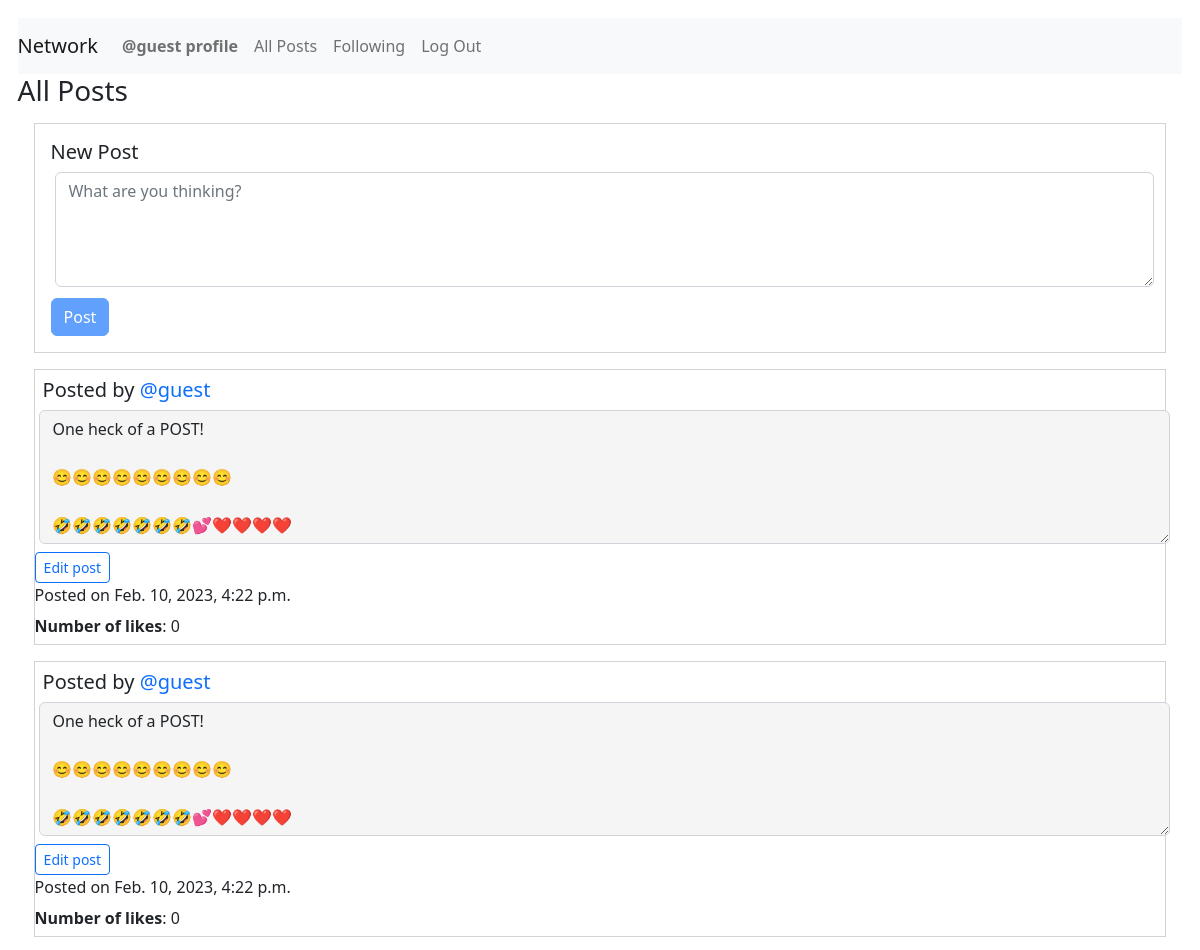
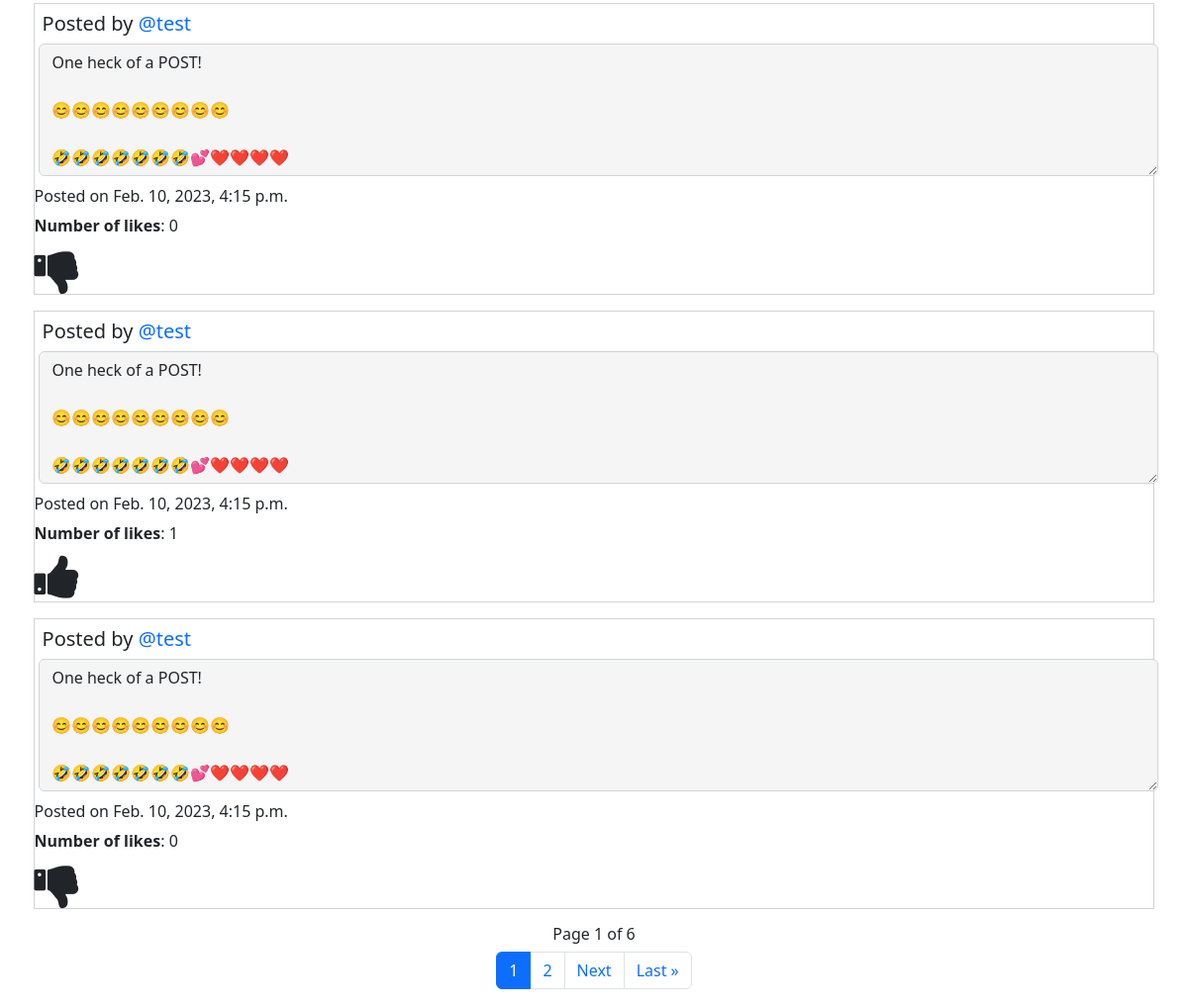
The page /allPosts (signed in) on the database as committed earlier (2 pictures, top to bottom).
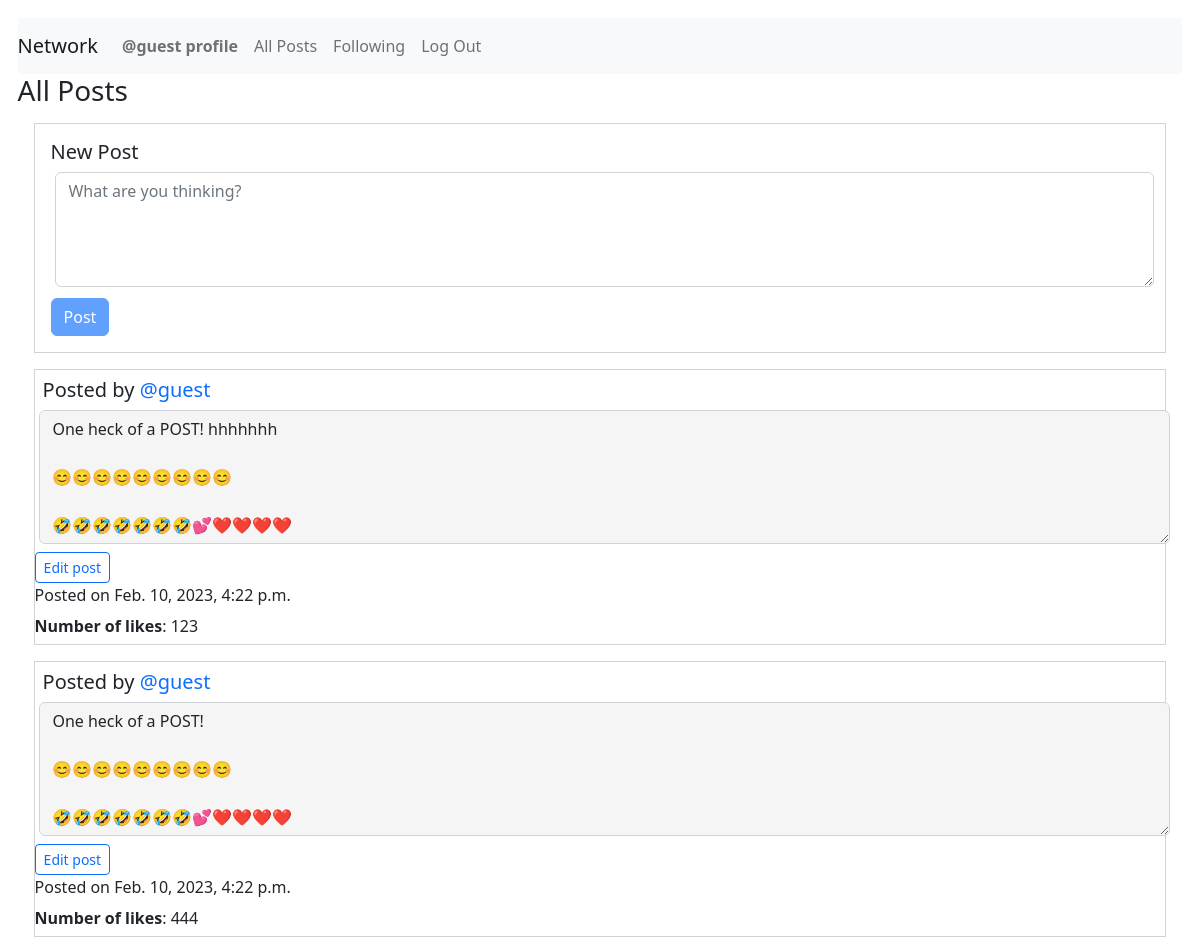
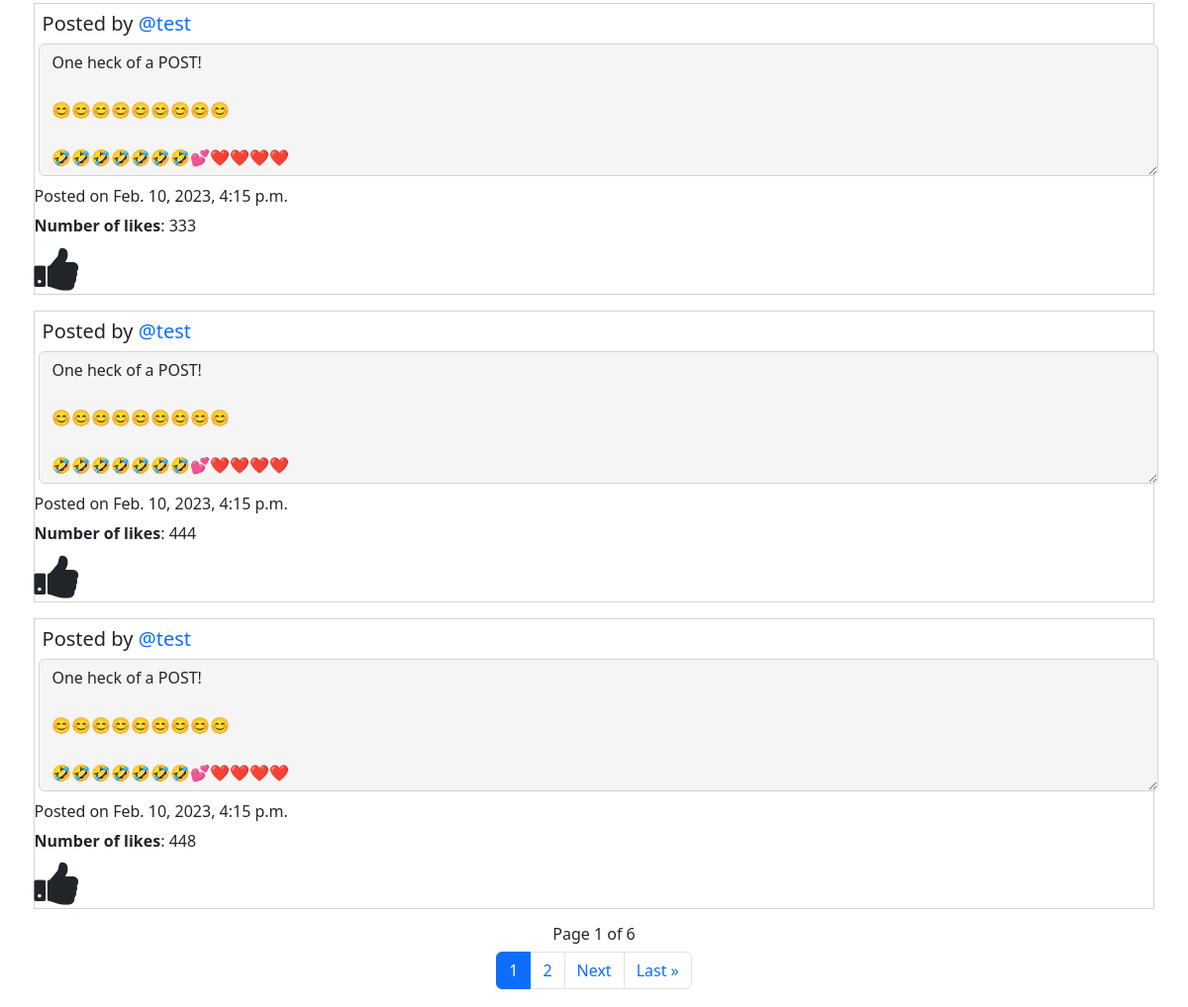
The same page on the database as committed later (2 pictures, top to bottom).
### network/models.py (models this page shows, shortened)
class Posts(models.Model):
    creator = models.ForeignKey(
        User, on_delete=models.PROTECT, related_name="get_creator", blank=False)
    content = models.TextField(max_length=600)
    createdDate = models.DateTimeField(auto_now_add=True)
    likedUser = models.ManyToManyField(
        User, related_name="get_liked_users", blank=True)
    numberLikes = models.PositiveIntegerField(blank=True, default=0)

class User(AbstractUser):
    pass
    def __str__(self) -> str:
        return f"User Name: {self.username} - User ID: {self.id}"

### network/views.py (the view)
# urls.py: path("allPosts", views.djangoAllPosts, name="djangoAllPosts"),
@login_required
def djangoAllPosts(request):
    print("In DjangoAllPosts")
    user = request.user
    userLoggedIn = request.user.username
    user_id = request.user.id
    userName = User.objects.get(id=user_id)
    print(userName)
    print(user)
    print(userLoggedIn)
    postings = Posts.objects.filter().order_by('-createdDate')
    postsPagination = postings
    paginator = Paginator(postsPagination, 5)
    page_number = request.GET.get('page', '1')
    page_obj = paginator.get_page(page_number)
    likeList = returnlikeList(request)
    return render(request, "network/allPosts.html", {"page_obj": page_obj, "postings": postings, "likeList": likeList})

### network/views.py (called while the page is built)
@login_required
def returnlikeList(request):
    user_id = request.user.id
    likedUser = Posts.objects.filter(likedUser=user_id)
    print(likedUser)
    likeList = []
    for like in likedUser:
        currentObject = User.objects.get(id=user_id)
        print(currentObject.id)
        print(like.id)
        likeList.append(like.id)
    return likeList

### network/templates/network/allPosts.html (shortened to what this page needs)
{% extends "network/layout.html" %}
{% load static %}
{% block body %}
<div id="post-view">
    <h3>All Posts</h3>
    <div id="posty">
        <form id="post-form" action="{% url 'saveDjangoNewPost' %}" method="post">
            <h5>New Post</h5>
            <textarea class="form-control" id="post-body" placeholder="What are you thinking?" name="postContent"
                onkeyup="disableNewPostButton()"></textarea>
            <input type="submit" id="post-button" class="btn btn-primary" value="Post" />
        </form>
    </div>
    {% for post in page_obj %}
    <div id="allPostings">
        <div class="post{{forloop.counter0}}">
            <h5 class="creator">Posted by <a
                    href="{% url 'getProfile' post.creator.username %}">{{post.creator.username}}</a></h5><textarea
                class="form-control content{{forloop.counter0}}" id="readonlyContent{{forloop.counter0}}" rows="5"
                readonly="true">{{post.content}}</textarea>
            {% if post.creator.username == user.username %}
            <button class="btn btn-sm btn-outline-primary edit{{forloop.counter0}}" id="editButton{{forloop.counter0}}"
                onclick="editPost('{{post.id}}')">Edit post</button>
            {% endif %}
            <p class="timestamp{{forloop.counter0}}">Posted on {{post.createdDate}}</p>
            <p id="numberLikes{{forloop.counter0}}" class="numberLikes{{forloop.counter0}}"><strong>Number of likes</strong>:
                {{post.numberLikes}}</p>
            {% if post.id in likeList and post.creator.username != user.username %}
            <i class="fa fa-thumbs-up {{forloop.counter0}}" id="thumbsUp{{forloop.counter0}}" aria-hidden="true"
                onclick="likePost('{{post.id}}', '{{post.creator.username}}', '{{user.username}}')"></i>
            {% elif post.id not in likeList and post.creator.username != user.username %}
            <i class="fa fa-thumbs-down {{forloop.counter0}}" id="thumbsDown{{forloop.counter0}}" aria-hidden="true"
                onclick="likePost('{{post.id}}', '{{post.creator.username}}', '{{user.username}}')"></i>
            {% endif %}
        </div>
    </div>
    {% endfor %}
</div>
<nav aria-label="Page navigation">
    <div class="Djangopagination">
        <h6 class="paginationNumberPages"> Page {{ page_obj.number }} of {{ page_obj.paginator.num_pages }}</h6>
        <ul class="pagination justify-content-center">
            <li class="page-item active" aria-current="page"><a class="page-link" href="?page={{ page_obj.number }}">{{ page_obj.number }}</a></li>
            {% if page_obj.has_next %}
            <li class="page-item"><a class="page-link" href="?page={{ page_obj.next_page_number }}">{{ page_obj.next_page_number }}</a></li>
            {% endif %}
            {% if page_obj.has_next %}
            <li class="page-item"><a class="page-link" href="?page={{ page_obj.next_page_number }}">Next</a></li>
                 <li class="page-item"><a class="page-link" href="?page={{ page_obj.paginator.num_pages }}">Last &raquo;</a></li>
            {% endif %}
        </ul>
    </div>
</nav>
{% endblock %}

Rows that differ between the two databases and show on the page:
changed Posts: content "One heck of a POST! 😊😊😊😊😊😊😊😊😊 🤣🤣🤣🤣🤣🤣🤣💕❤️❤️❤️❤️" → "One heck of a POST! hhhhhhh 😊😊😊😊😊😊😊😊😊 🤣🤣🤣🤣🤣🤣🤣💕❤️❤️❤️❤️"; numberLikes "0" → "123"
changed Posts (number 2 of 5 on the later page): numberLikes "0" → "444"
changed Posts (number 3 of 5 on the later page): numberLikes "0" → "333"
changed Posts (number 4 of 5 on the later page): numberLikes "1" → "444"
changed Posts (number 5 of 5 on the later page): numberLikes "0" → "448"
